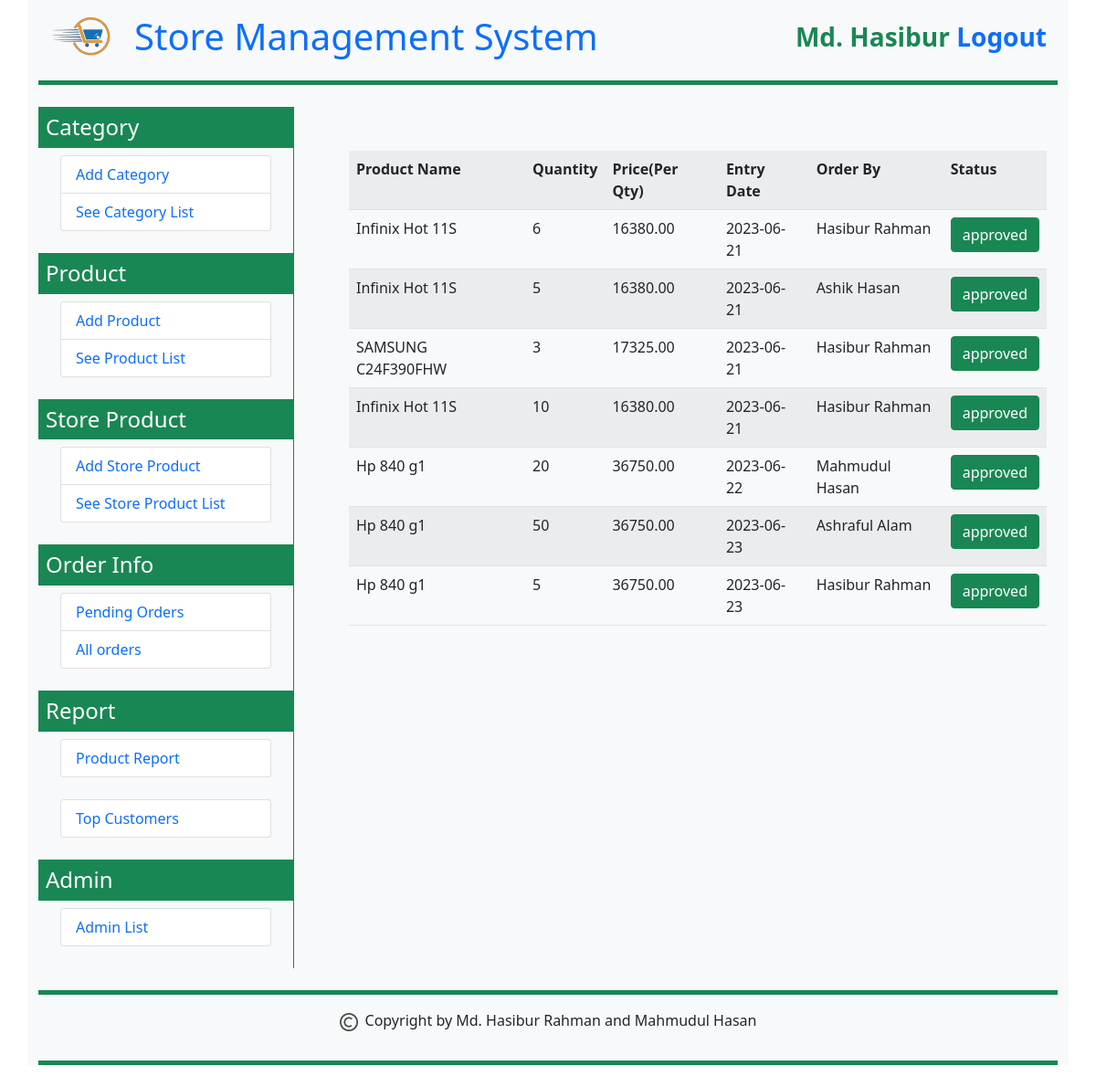
The app's page /sms/all_orders.php (signed in) with its own data.
### tables this page shows
CREATE TABLE `orders` (
  `order_id` int(11) NOT NULL,
  `order_product_id` int(11) NOT NULL,
  `order_product_qty` int(11) NOT NULL,
  `order_product_price` float(9,2) NOT NULL,
  `order_customer_id` int(11) NOT NULL,
  `order_product_entrydate` varchar(10) NOT NULL,
  `order_status` varchar(12) NOT NULL DEFAULT 'pending'
);

CREATE TABLE `customer` (
  `customer_id` int(11) NOT NULL,
  `customer_name` varchar(30) NOT NULL,
  `customer_address` varchar(50) NOT NULL,
  `customer_DOB` varchar(10) NOT NULL,
  `customer_email` varchar(50) NOT NULL,
  `customer_password` varchar(32) NOT NULL
);

### sms/all_orders.php (the view, shortened to what this page needs)
<?php
require('connector.php');
$sql2 = "SELECT * FROM product";
$query2 = $conn->query($sql2);
$data_list = array();
while ($data2 = mysqli_fetch_array($query2)) {
    $product_id = $data2['product_id'];
    $product_name = $data2['product_name'];
    $data_list[$product_id] = $product_name;
}
function getCustomerName($customer_id)
{
    require('connector.php');
    $sql3 = "SELECT * FROM customer WHERE customer_id=$customer_id";
    $query3 = $conn->query($sql3);
    $data3 = mysqli_fetch_array($query3);
    $customer_name = $data3['customer_name'];
    return $customer_name;
}
$user_first_name = $_SESSION['user_first_name'];
$user_last_name = $_SESSION['user_last_name'];
if (!empty($user_first_name) && !empty($user_last_name)) {
?>
    <!DOCTYPE html>
    <html>
    <head>
        <link href="https://cdn.jsdelivr.net/npm/bootstrap@5.0.2/dist/css/bootstrap.min.css" rel="stylesheet">
    </head>
    <body>
        <div class="container bg-light">
            <div class="container-fluid border-bottom border-success border-5 mb-4 py-3">
                <?php include('fixed_part/topbar.php'); ?>
            </div>
            <div class="container-fluid">
                <div class="row">
                    <div class="col-sm-3 bg-light p-0 m-0">
                        <?php include('fixed_part/left_part.php'); ?>
                    </div>
                    <div class="col-sm-9 border-start border-success">
                        <div class="container p-4 m-4">
                            <?php
                            $sql = "SELECT * FROM orders where order_status='approved'";
                            $query = $conn->query($sql);
                            echo "<table class='table table-striped table-hover'><tr><th>Product Name</th><th>Quantity</th><th>Price(Per Qty)</th><th>Entry Date</th><th>Order By</th><th>Status</th></tr>";
                            while ($data = mysqli_fetch_array($query)) {
                                $order_product_id = $data['order_product_id'];
                                $order_product_qty = $data['order_product_qty'];
                                $order_product_price = $data['order_product_price'];
                                $order_product_entrydate = $data['order_product_entrydate'];
                                $order_customer_id = $data['order_customer_id'];
                                $order_status = $data['order_status'];
                                $customer_name=getCustomerName($order_customer_id);
                                echo "<tr>
                                    <td>$data_list[$order_product_id]</td>
                                    <td>$order_product_qty</td>
                                    <td>$order_product_price</td>
                                    <td>$order_product_entrydate</td>
                                    <td>$customer_name</td>
                                    <td><button type='button' class='btn btn-success'>$order_status</button></td>
                                </tr>";
                            }
                            echo "</table>"
                            ?>
                        </div>
                    </div>
                </div>
            </div>
            <div class="container-fluid border-bottom border-top border-success border-5 mt-4 mb-4 py-3">
                <?php include('fixed_part/footer.php'); ?>
            </div>
        </div>
    </body>
    </html>
<?php
} else {
    header('location:login.php');
}
?>

### sms/fixed_part/topbar.php
<div class="row align-items-center pb-2">
    <div class="col-sm-1">
        <img src="image/Logo.png" alt="logo" class="img-fluid" style="width:100px;">
    </div>
    <div class="col-sm-7">
        <h1 class="mb-0"><a href="index.php" class="text-primary text-decoration-none">Store Management System </a></h1>
    </div>
    <div class="col-sm-4 justify-content-end">
        <p class=" mb-0 fs-3 text-end text-success fw-bold"><?php echo  $user_first_name ?> <a href="logout.php" class="text-primary text-decoration-none">Logout</a></p>
    </div>
</div>

### sms/fixed_part/left_part.php
<h4 class="bg-success text-white p-2">Category</h4>
<ul class="list-group mx-4 mb-4">
    <li class="list-group-item"><a href="category_add.php" class="text-primary text-decoration-none">Add Category</a></li>
    <li class="list-group-item"><a href="category_list.php" class="text-primary text-decoration-none">See Category List</a></li>
</ul>
<h4 class="bg-success text-white p-2">Product</h4>
<ul class="list-group mx-4 mb-4">
    <li class="list-group-item"><a href="product_add.php" class="text-primary text-decoration-none">Add Product</a></li>
    <li class="list-group-item"><a href="product_list.php" class="text-primary text-decoration-none">See Product List</a></li>
</ul>
<h4 class="bg-success text-white p-2">Store Product</h4>
<ul class="list-group mx-4 mb-4">
    <li class="list-group-item"><a href="store_product_add.php" class="text-primary text-decoration-none">Add Store Product</a></li>
    <li class="list-group-item"><a href="store_product_list.php" class="text-primary text-decoration-none">See Store Product List</a></li>
</ul>
<h4 class="bg-success text-white p-2">Order Info</h4>
<ul class="list-group mx-4 mb-4">
    <li class="list-group-item"><a href="pending_orders.php" class="text-primary text-decoration-none">Pending Orders</a></li>
    <li class="list-group-item"><a href="all_orders.php" class="text-primary text-decoration-none">All orders</a></li>
</ul>
<h4 class="bg-success text-white p-2">Report</h4>
<ul class="list-group mx-4 mb-4">
    <li class="list-group-item"><a href="product_report.php" class="text-primary text-decoration-none">Product Report</a></li>
</ul>
<ul class="list-group mx-4 mb-4">
    <li class="list-group-item"><a href="top_customers.php" class="text-primary text-decoration-none">Top Customers</a></li>
</ul>
<h4 class="bg-success text-white p-2">Admin</h4>
<ul class="list-group mx-4 mb-4">
    <li class="list-group-item"><a href="user_list.php" class="text-primary text-decoration-none">Admin List</a></li>
</ul>

### sms/fixed_part/footer.php
<div class="">
    <p class="text-center"><img src="image/copyright.png" class="me-2" alt="logo" style="width:20px;">Copyright by Md. Hasibur Rahman and Mahmudul Hasan</p>
</div>

### records on screen
orders: order_product "Infinix Hot 11S", order_product_qty "6", order_product_price "16380.00", order_product_entrydate "2023-06-21", order_customer.customer_name "Hasibur Rahman", order_status "approved"
orders: order_product "Infinix Hot 11S", order_product_qty "5", order_product_price "16380.00", order_product_entrydate "2023-06-21", order_customer.customer_name "Ashik Hasan", order_status "approved"
orders: order_product "SAMSUNG C24F390FHW", order_product_qty "3", order_product_price "17325.00", order_product_entrydate "2023-06-21", order_customer.customer_name "Hasibur Rahman", order_status "approved"
orders: order_product "Infinix Hot 11S", order_product_qty "10", order_product_price "16380.00", order_product_entrydate "2023-06-21", order_customer.customer_name "Hasibur Rahman", order_status "approved"
orders: order_product "Hp 840 g1", order_product_qty "20", order_product_price "36750.00", order_product_entrydate "2023-06-22", order_customer.customer_name "Mahmudul Hasan", order_status "approved"
orders: order_product "Hp 840 g1", order_product_qty "50", order_product_price "36750.00", order_product_entrydate "2023-06-23", order_customer.customer_name "Ashraful Alam", order_status "approved"
orders: order_product "Hp 840 g1", order_product_qty "5", order_product_price "36750.00", order_product_entrydate "2023-06-23", order_customer.customer_name "Hasibur Rahman", order_status "approved"

### other values on screen
$user_first_name "Md. Hasibur"
